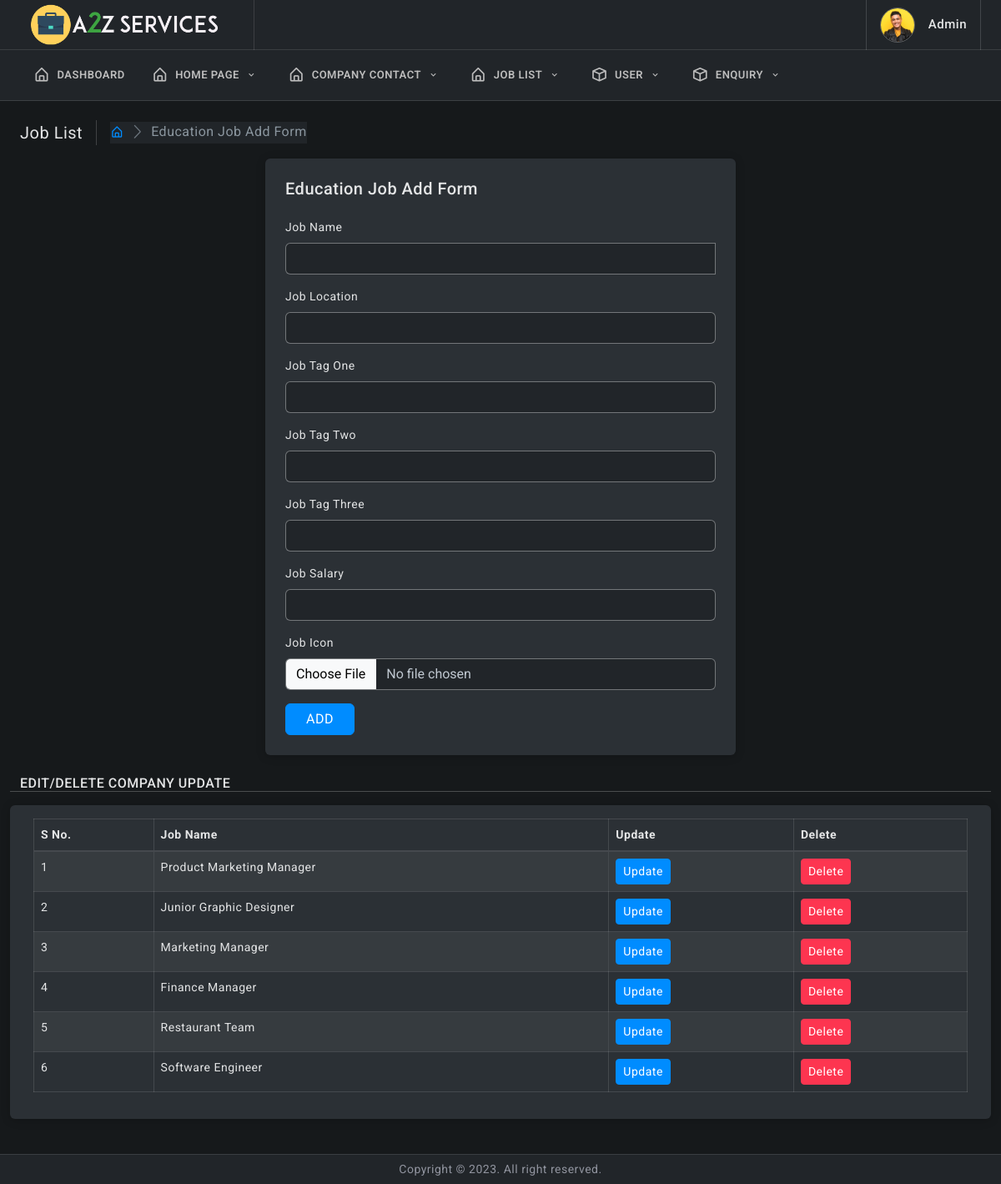
The app's page /admin/education.php (signed in) with its own data.
### tables this page shows
CREATE TABLE `education_popjob` (
  `id` int(11) NOT NULL,
  `job_icon` varchar(200) NOT NULL,
  `job_name` varchar(100) NOT NULL,
  `job_by` varchar(100) NOT NULL,
  `job_loc` varchar(200) NOT NULL,
  `job_tag_one` varchar(50) NOT NULL,
  `job_tag_two` varchar(50) NOT NULL,
  `job_tag_three` varchar(50) NOT NULL,
  `salary` varchar(100) NOT NULL
);

### admin/education.php (the view, shortened to what this page needs)
<?php include_once("elements/connect.php");?>
<!doctype html>
<html lang="en">
<head>
	<link href="assets/plugins/simplebar/css/simplebar.css" rel="stylesheet" />
	<link href="assets/plugins/perfect-scrollbar/css/perfect-scrollbar.css" rel="stylesheet" />
	<link href="assets/plugins/metismenu/css/metisMenu.min.css" rel="stylesheet" />
	<link href="assets/css/pace.min.css" rel="stylesheet" />
	<link href="assets/css/bootstrap.min.css" rel="stylesheet">
	<link href="assets/css/bootstrap-extended.css" rel="stylesheet">
	<link href="assets/css/app.css" rel="stylesheet">
	<link href="assets/css/icons.css" rel="stylesheet">
	<link rel="stylesheet" href="assets/css/dark.css" />
</head>
<body>
	<?php include("elements/navbar.php");?>
		<div class="page-wrapper">
			<div class="page-content">
				<div class="page-breadcrumb d-none d-sm-flex align-items-center mb-3">
					<div class="breadcrumb-title pe-3">Job List</div>
					<div class="ps-3">
						<nav aria-label="breadcrumb">
							<ol class="breadcrumb mb-0 p-0">
								<li class="breadcrumb-item"><a href="javascript:;"><i class="bx bx-home-alt"></i></a>
								</li>
								<li class="breadcrumb-item active" aria-current="page">Education Job Add Form</li>
							</ol>
						</nav>
					</div>
				</div>
				<div class="row">
				<div class="col-xl-6 mx-auto">
					<div class="card">
						<div class="card-body p-4">
							<h5 class="mb-4">Education Job Add Form</h5>
							<form class="row g-3" method="POST" action="elements/redirect" enctype="multipart/form-data">
                                <div class="col-md-12">
									<label for="input26" class="form-label">Job Name</label>
									<div class="input-group">
										<input type="text" class="form-control"  name="job_name"   autocomplete="off"  required>
									</div>
								</div>
                                <div class="col-md-12">
									<label for="input26" class="form-label">Job Location</label>
									<div class="input-group">
										<input type="text" class="form-control"  name="job_loc"   autocomplete="off"  required>
									</div>
								</div>
                                <div class="col-md-12">
									<label for="input26" class="form-label">Job Tag One</label>
									<div class="input-group">
										<input type="text" class="form-control"  name="job_tag_one"   autocomplete="off"  required>
									</div>
								</div>
                                <div class="col-md-12">
									<label for="input26" class="form-label">Job Tag Two</label>
									<div class="input-group">
										<input type="text" class="form-control"  name="job_tag_two"  autocomplete="off"  required>
									</div>
								</div>
                                <div class="col-md-12">
									<label for="input26" class="form-label">Job Tag Three</label>
									<div class="input-group">
										<input type="text" class="form-control"  name="job_tag_three"   autocomplete="off"  required>
									</div>
								</div>
                                <div class="col-md-12">
									<label for="input26" class="form-label">Job Salary</label>
									<div class="input-group">
										<input type="text" class="form-control"  name="salary"   autocomplete="off"  required>
									</div>
								</div>
	                            <div class="col-md-12">
		                            <label for="input26" class="form-label">Job Icon </label>
		                            <div class="input-group">
			                            <input type="file" class="form-control" name="job_icon" id="inputGroupFile01" required >
		                            </div>
	                            </div>
                                <div class="col-md-12">
		                            <div class="d-md-flex d-grid align-items-center gap-3">
                                        <input class="btn btn-primary px-4" type="submit" name="eduadd" value="ADD">
		                            </div>
	                            </div>
                            </form>
						</div>
					</div>
				</div>
                <h6 class="mb-0 text-uppercase">Edit/Delete Company Update</h6>
				<hr/>
				<div class="card">
					<div class="card-body">
						<div class="table-responsive">
							<table id="example" class="table table-striped table-bordered" style="width:100%">
							    <thead>
									<tr>
										<th>S No.</th>
										<th>Job Name</th>
										<th>Update</th>
                                        <th>Delete</th>
									</tr>
								</thead>
								<tbody>
								<?php
                                $a=0;
                                $data=mysqli_query($conn,"SELECT * FROM education_popjob ");
                                while($d=mysqli_fetch_array($data)){
                                    ?>
                                    <tr>
                                        <td><?php echo ++$a?></td>
                                        <td><?php echo $d['job_name']?></td>
								        <td><a href="education-update-form?myid=<?php echo $d['id']?>" style="color: #fff;"><button class="btn btn-sm btn-primary">Update</button></a></td>
								        <td><button type="submit" name="edelete" class="btn btn-sm btn-danger" onclick="delete_package('<?php echo $d['id']?>')">Delete</button></td>
                                    </tr>
                                    <?php
                                }
                                ?>
								</tbody>
							</table>
						</div>
					</div>
				</div>
			</div>
			</div>
		</div>
		<footer class="page-footer">
			<p class="mb-0">Copyright © 2023. All right reserved.</p>
		</footer>
	</div>
</body>
</html>

### admin/assets/css/app.css (style rules this page uses)
body { font-size: 14px; color: #4c5258; letter-spacing: 0.5px; background-color: #f7f7ff; font-family: 'Roboto', sans-serif; }
.page-wrapper { height: 100%; margin-top: 120px; margin-bottom: 30px; margin-left: 0px; }
.page-content { padding: 1.5rem; }
.page-footer { background: #ffffff; left: 0px; right: 0; bottom: 0; position: fixed; text-align: center; padding: 7px; font-size: 14px; border-top: 1px solid #e4e4e4; z-index: 3; }
.breadcrumb-title { font-size: 20px; border-right: 1.5px solid #aaa4a4; }
.page-breadcrumb .breadcrumb li.breadcrumb-item { font-size: 16px; }
.page-breadcrumb .breadcrumb-item+.breadcrumb-item::before { display: inline-block; padding-right: .5rem; color: #6c757d; font-family: 'LineIcons'; content: "\ea5c"; }
input::placeholder { color: #000 !important; opacity: .3 !important }

### admin/assets/css/dark.css (style rules this page uses)
body { color: var(--bs-body-color); --bs-body-color: #e4e5e6; background-color: #16191b; }
.h1, .h2, .h3, .h4, .h5, .h6, h1, h2, h3, h4, h5, h6 { color: #e4e5e6; }
p { color: #91949f; }
.card { background-color: #2b3035; box-shadow: 0 0.1rem 0.7rem rgb(0 0 0 / 20%); }
.page-footer { background-color: #212529; border-top: 1px solid rgb(237 237 237 / 12%); }
::placeholder { color: #e4e5e6 !important; opacity: .5 !important; }
.table { --bs-table-bg: transparent; --bs-table-striped-color: #e4e5e6; --bs-table-striped-bg: rgba(255, 255, 0255, 0.05); --bs-table-active-color: #e4e5e6; --bs-table-active-bg: rgba(255, 255, 255, 0.1); --bs-table-hover-color: #e4e5e6; --bs-table-hover-bg: rgba(255, 255, 255, 0.075); width: 100%; margin-bottom: 1rem; color: #e4e5e6; vertical-align: top; border-color: rgb(255 255 255 / 12%); --bs-table-color: #e4e5e6; }
.table td, .table th { border-color: rgb(255 255 255 / 12%); }
.table thead th { border-bottom: 2px solid rgb(255 255 255 / 12%); }
.breadcrumb { background-color: #212529; }
.breadcrumb-item.active { color: #8b969f; }
.breadcrumb-title { border-right: 1.5px solid rgb(255 255 255 / 18%); }
.form-control { color: #c0c8d1; background-color: #212529; border: 1px solid rgb(255 255 255 / 34%); }
.form-control::placeholder { color: #e4e5e6 !important; opacity: .5 !important; }
.table-bordered td, .table-bordered th { border: 1px solid rgb(255 255 255 / 12%); }
.table-bordered { border: 1px solid rgb(255 255 255 / 12%); }

### records on screen
education_popjob: job_name "Product Marketing Manager"
education_popjob: job_name "Junior Graphic Designer"
education_popjob: job_name "Marketing Manager"
education_popjob: job_name "Finance Manager"
education_popjob: job_name "Restaurant Team"
education_popjob: job_name "Software Engineer"
